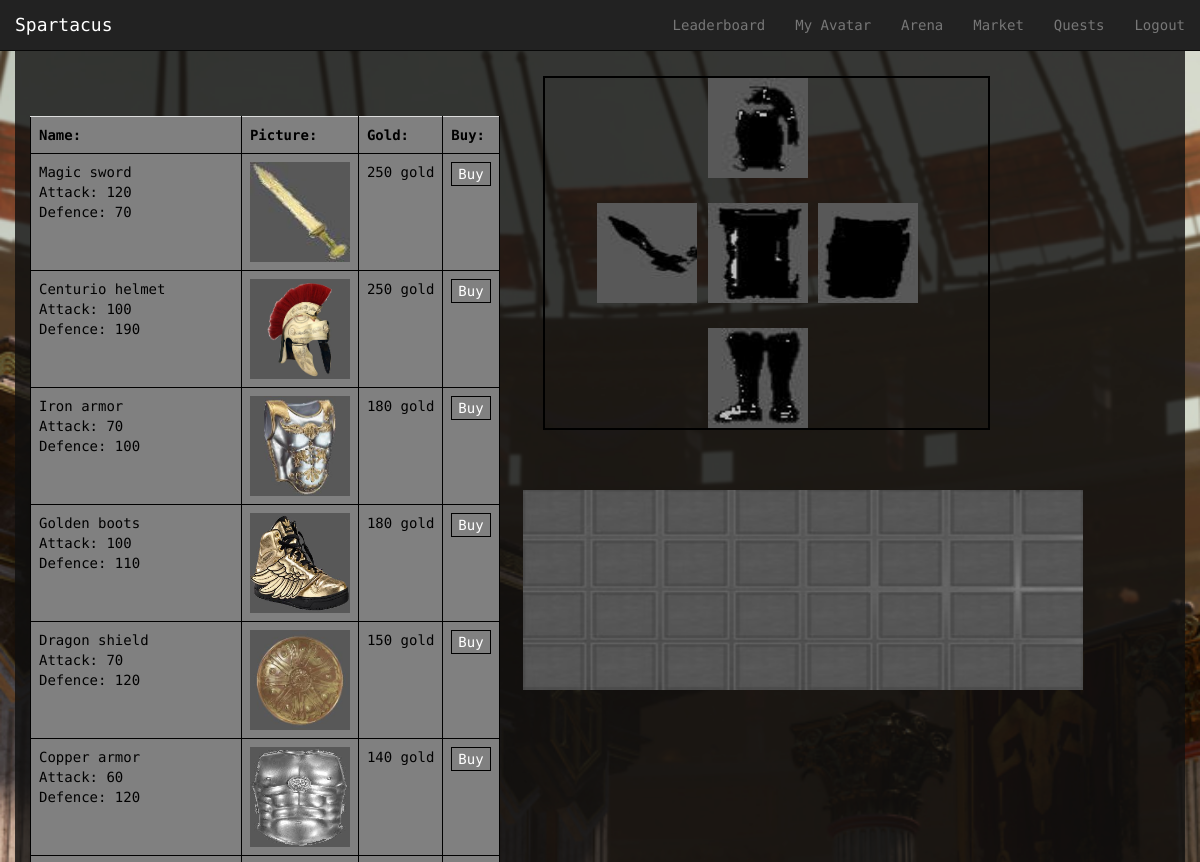
Page /Spartacus/market/ (signed in, upper part) on the earlier database version.
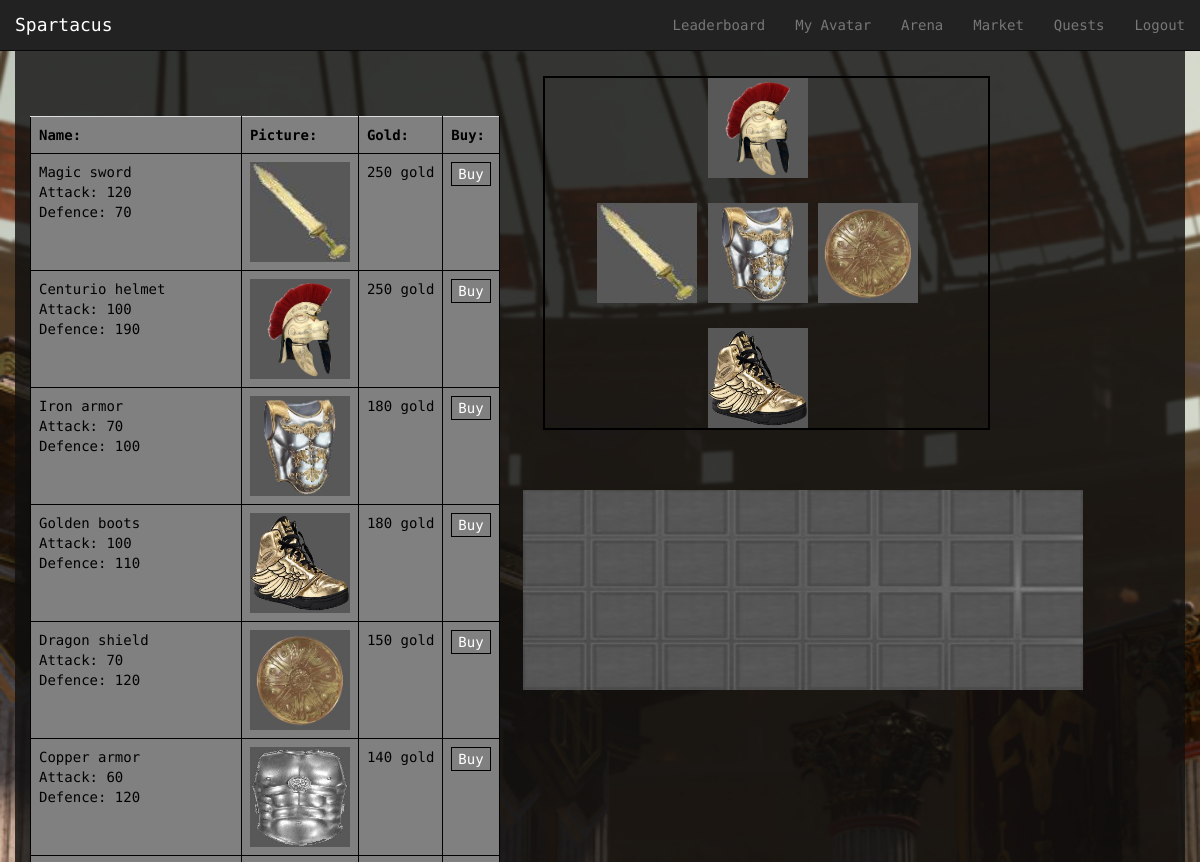
Same page on the later database version.
### Spartacus/models.py (models this page shows, shortened)
class AvatarItem(models.Model):
    item = models.ForeignKey(Item)
    avatar = models.ForeignKey(Avatar)
    equiped = models.BooleanField(default = False)

class Item(models.Model):
    ITEM_CHOICES = (
    ('sword', 'sword'),
    ('shield', 'shield'),
    ('armor', 'armor'),
    ('helmet', 'helmet'),
    ('boots', 'boots'),)
    price = models.IntegerField(default = 0)
    itemType = models.CharField(max_length=128, choices=ITEM_CHOICES, default= 'sword')
    name = models.CharField(max_length=128, unique = True)
    picture = models.ImageField(upload_to='item_images', blank=True)
    attack = models.IntegerField(default= 10)
    deffence = models.IntegerField(default= 10)

### Spartacus/views.py (the view, shortened to what this page needs)
@login_required
def market(request):
    context_dict = {}
    context_dict["bought"] = False
    context_dict["full"] = False
    try:
        avatar = Avatar.objects.get(user = request.user)
        health = avatar.strength*25;
        context_dict.update(getItems(avatar))
        context_dict['health']= health
        items = Item.objects.order_by('-price')
        context_dict['items'] = items
    except:
        print "Query fail market"
    return render (request, 'Spartacus/market.html', context_dict)

### Spartacus/templatetags/Spartacus_extras.py (called while the page is built)
@register.inclusion_tag('Spartacus/item_list_market.html',takes_context=True)
def get_market_items(context):
    avatar = context['avatar']
    context_dict = getItems(avatar)
    context_dict['bought'] = context['bought']
    return context_dict

### templates/Spartacus/market.html (shortened to what this page needs)
{% extends 'Spartacus/base.html' %}
{% load staticfiles %}
{% load app_filters %}
{% load Spartacus_extras %}
{% block body_block %}
    <div class="container">
		<div class="row" id="split">
		</div>
        <div class="row">
            <div class="col-xs-12 col-md-6 col-lg-4">
                <br/><br/>
                <table class="table" style=" table-layout: auto">
                    <th>Name:</th>
                    <th>Picture:</th>
                    <th>Gold:</th>
                    <th>Buy:</th>
                    {% for item in items %}
                        <tr>
                            <td>{{ item.name }} <br/>Attack: {{ item.attack }} <br/>Defence: {{ item.deffence }}</td>
                            <td><img src = "{{item.picture.url}}" width = "100" height = "100"></td>
                            <td>{{ item.price }} gold</td>
                            <td>
                                <form method="post" action="{% url 'market' %}">
                                    <input type="submit" value="Buy" name = "Submit">
                                </form></td>
                        </tr>
                    {% endfor %}
                </table>
            </div>
			<div class="col-xs-12 col-md-6 col-lg-5 col-lg-offset-1">
                <div id="all_items_market">
                    {% get_market_items %}
                </div>
			</div>
        </div>
    </div>
{% endblock %}

### templates/Spartacus/item_list_market.html (shortened to what the changed rows need)
{% load staticfiles %}
{% load app_filters %}
<div id="all_items_market">
    <div class="row">
        <div class="col-xs-11 col-xs-offset-1" style="border: 2px solid black;">
            <div class="row">
                <div class="col-xs-4 col-xs-offset-3 col-sm-4 col-sm-offset-5 col-md-4 col-md-offset-4 col-lg-4 col-lg-offset-4">
                    {% if helmet %}
                    <img data-toggle="tooltip" data-placement="left" title="{{helmet.item.name}} &#013;Attack: {{helmet.item.attack}} &#013;Defence: {{helmet.item.deffence}}"
                         class="unequip_market" data-itemid="{{helmet.id}}" src = "{{helmet.item.picture.url}}" width = "100" height = "100">
                    <br>
                    {% else %}
                    <img src = "{% static "images/helmet.jpg" %}" width = "100" height = "100">
                    {% endif %}
                    <div class="row" id="split">
                    </div>
                </div>
            </div>
            <div class="row">
                <div class="col-xs-4 col-xs-offset-3 col-sm-4 col-sm-offset-1 col-md-2 col-md-offset-1">
                    {% if sword %}
                    <img data-toggle="tooltip" data-placement="left" title="{{sword.item.name}} &#013;Attack: {{sword.item.attack}} &#013;Defence: {{sword.item.deffence}}"
                         class="unequip_market" data-itemid="{{sword.id}}" src = "{{sword.item.picture.url}}" width = "100" height = "100">
                    <br/>
                    {% else %}
                    <img src = "{% static "images/sword.jpg" %}" width = "100" height = "100">
                    {% endif %}
                    <div class="row" id="split">
                    </div>
                </div>
                <div class="col-xs-4 col-xs-offset-3 col-sm-4 col-sm-offset-0 col-md-2 col-md-offset-1">
                    {% if armor %}
                    <img data-toggle="tooltip" data-placement="left" title="{{armor.item.name}} &#013;Attack: {{armor.item.attack}} &#013;Defence: {{armor.item.deffence}}"
                         class="unequip_market" data-itemid="{{armor.id}}" src = "{{armor.item.picture.url}}" width = "100" height = "100">
                    <br/>
                    {% else %}
                    <img src = "{% static "images/armour.jpg" %}" width = "100" height = "100">
                    {% endif %}
                    <div class="row" id="split">
                    </div>
                </div>
                <div class="col-xs-4 col-xs-offset-3 col-sm-3 col-sm-offset-0 col-md-2 col-md-offset-1">
                    {% if shield %}
                    <img data-toggle="tooltip" data-placement="left" title="{{shield.item.name}} &#013;Attack: {{shield.item.attack}} &#013;Defence: {{shield.item.deffence}}"
                         class="unequip_market" data-itemid="{{shield.id}}" src = "{{shield.item.picture.url}}" width = "100" height = "100">
                    <br/>
                    {% else %}
                    <img src = "{% static "images/shield.jpg" %}" width = "100" height = "100">
                    {% endif %}
                    <div class="row" id="split">
                    </div>
                </div>
            </div>
            <div class="row">
                <div class="col-xs-4 col-xs-offset-3 col-sm-4 col-sm-offset-5 col-md-4 col-md-offset-4 col-lg-4 col-lg-offset-4">
                    {% if boots %}
                    <img data-toggle="tooltip" data-placement="left" title="{{boots.item.name}} &#013;Attack: {{boots.item.attack}} &#013;Defence: {{boots.item.deffence}}"
                         class="unequip_market" data-itemid="{{boots.id}}"  src = "{{boots.item.picture.url}}" width = "100" height = "100">
                    <br/>
                    {% else %}
                    <img src = "{% static "images/boots.jpg" %}" width = "100" height = "100">
                    {% endif %}
                </div>
            </div>
        </div>
    </div>
</div>

Differences in the rows shown:
added AvatarItem: item.picture (picture)
added AvatarItem: item.picture (picture)
added AvatarItem: item.picture (picture)
added AvatarItem: item.picture (picture)
added AvatarItem: item.picture (picture)
